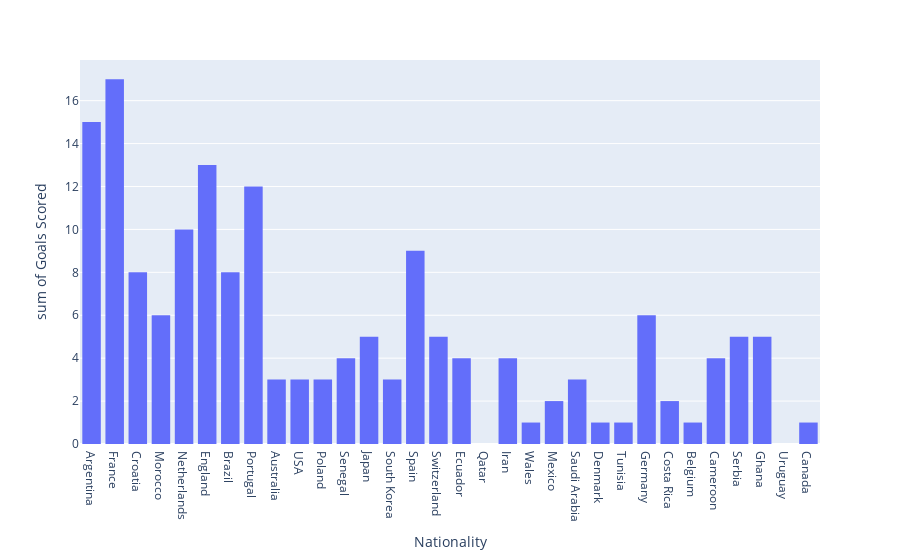

Here is the notebook cell this chart was saved with:
### Markdown cell above
#### Insights
- Goals are scattered around 0 to 2 and Dribbes time is between 0 and 5
- We don't have a clear relation between dribble time and the goals scored

### Code cell
px.histogram(data_frame=df1,x='Nationality ',y='Goals Scored ',)

### Figure 1 — Plotly figure (JSON) as saved in the notebook; plotly's stock layout.template omitted (floating-point values rounded to 4 significant figures; data arrays with more than 128 entries replaced by an {"elided": "..."} marker saying what was removed)
{"data": [{"alignmentgroup": "True", "bingroup": "x", "histfunc": "sum", "hovertemplate": "Nationality =%{x}<br>sum of Goals Scored =%{y}<extra></extra>", "legendgroup": "", "marker": {"color": "#636efa", "pattern": {"shape": ""}}, "name": "", "offsetgroup": "", "orientation": "v", "showlegend": false, "type": "histogram", "x": {"elided": "563 str values"}, "xaxis": "x", "y": {"elided": "563 int values"}, "yaxis": "y"}], "layout": {"barmode": "relative", "legend": {"tracegroupgap": 0}, "margin": {"t": 60}, "xaxis": {"anchor": "y", "domain": [0, 1], "title": {"text": "Nationality "}}, "yaxis": {"anchor": "x", "domain": [0, 1], "title": {"text": "sum of Goals Scored "}}}}
